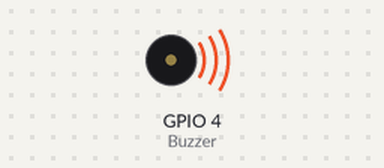
The sketch below on a simulated ESP32. Shown: buzzer (waves = sounding).

Above: at 0.5 s.
At 5.7 s:
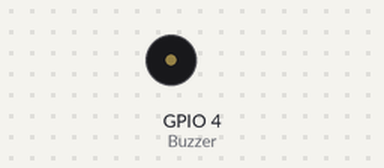
Timing chart, 0 to 6.9 s (numbered marks = the images above):
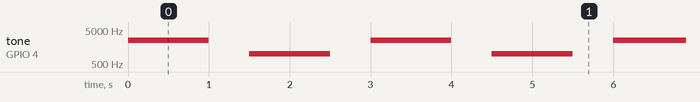

Measured:
- by itself, tone on GPIO 4 (Buzzer): repeats every 3.0 s: silent 0.50 s, 1000 Hz 1.0 s, silent 0.50 s, 2500 Hz 1.0 s

The sketch:

sketch.ino
```cpp
#include <Arduino.h>

#define Buzzer 4

void BuzzerTask(void *pvParameters){

  for(;;){
    tone(Buzzer, 2500);
    vTaskDelay(1000 / portTICK_PERIOD_MS);
    noTone(Buzzer);
    vTaskDelay(500 / portTICK_PERIOD_MS);
    tone(Buzzer, 1000);
    vTaskDelay(1000 / portTICK_PERIOD_MS);
    noTone(Buzzer);
    vTaskDelay(500 / portTICK_PERIOD_MS);
  }
}

void setup() {
  // put your setup code here, to run once:
  Serial.begin(115200);

  xTaskCreatePinnedToCore(
    BuzzerTask,       // nama fungsi
    "TaskBuzzer",     // nama task
    4096,           // stack size
    NULL,           // parameter
    1,              // prioritas
    NULL,           // handle
    0               // core 0
  );
}

void loop() {

}
```
